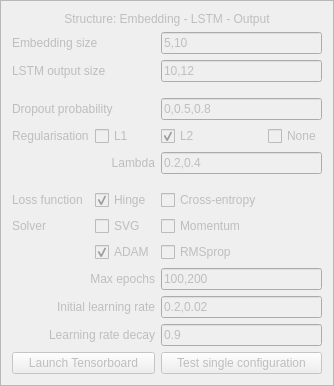
                <widget class="QFrame" name="lstmFrame">
                 <property name="enabled">
                  <bool>false</bool>
                 </property>
                 <property name="sizePolicy">
                  <sizepolicy hsizetype="Maximum" vsizetype="Expanding">
                   <horstretch>0</horstretch>
                   <verstretch>0</verstretch>
                  </sizepolicy>
                 </property>
                 <property name="frameShape">
                  <enum>QFrame::StyledPanel</enum>
                 </property>
                 <property name="frameShadow">
                  <enum>QFrame::Raised</enum>
                 </property>
                 <layout class="QGridLayout" name="gridLayout_28">
                  <item row="2" column="0" colspan="2">
                   <widget class="QLabel" name="label_49">
                    <property name="sizePolicy">
                     <sizepolicy hsizetype="Preferred" vsizetype="Minimum">
                      <horstretch>0</horstretch>
                      <verstretch>0</verstretch>
                     </sizepolicy>
                    </property>
                    <property name="text">
                     <string>LSTM output size</string>
                    </property>
                    <property name="wordWrap">
                     <bool>true</bool>
                    </property>
                   </widget>
                  </item>
                  <item row="23" column="0" colspan="2">
                   <widget class="QPushButton" name="lstmTBbutton">
                    <property name="text">
                     <string>Launch Tensorboard</string>
                    </property>
                   </widget>
                  </item>
                  <item row="22" column="0" colspan="2">
                   <widget class="QLabel" name="label_73">
                    <property name="text">
                     <string>Learning rate decay</string>
                    </property>
                    <property name="alignment">
                     <set>Qt::AlignRight|Qt::AlignTrailing|Qt::AlignVCenter</set>
                    </property>
                   </widget>
                  </item>
                  <item row="4" column="0" colspan="2">
                   <widget class="QLabel" name="label_69">
                    <property name="text">
                     <string>Dropout probability</string>
                    </property>
                   </widget>
                  </item>
                  <item row="18" column="2" colspan="2">
                   <widget class="QCheckBox" name="lstmrmsBox">
                    <property name="text">
                     <string>RMSprop</string>
                    </property>
                   </widget>
                  </item>
                  <item row="9" column="1">
                   <widget class="QCheckBox" name="lstmL1Box">
                    <property name="text">
                     <string>L1</string>
                    </property>
                   </widget>
                  </item>
                  <item row="2" column="2" colspan="2">
                   <widget class="QLineEdit" name="lstmHList">
                    <property name="sizePolicy">
                     <sizepolicy hsizetype="Preferred" vsizetype="Minimum">
                      <horstretch>0</horstretch>
                      <verstretch>0</verstretch>
                     </sizepolicy>
                    </property>
                    <property name="text">
                     <string>10,12</string>
                    </property>
                   </widget>
                  </item>
                  <item row="16" column="2">
                   <widget class="QCheckBox" name="lstmentropyBox">
                    <property name="text">
                     <string>Cross-entropy</string>
                    </property>
                   </widget>
                  </item>
                  <item row="9" column="3">
                   <widget class="QCheckBox" name="lstmnoneBox">
                    <property name="text">
                     <string>None</string>
                    </property>
                   </widget>
                  </item>
                  <item row="11" column="1">
                   <widget class="QLabel" name="label_72">
                    <property name="text">
                     <string>Lambda</string>
                    </property>
                    <property name="alignment">
                     <set>Qt::AlignRight|Qt::AlignTrailing|Qt::AlignVCenter</set>
                    </property>
                   </widget>
                  </item>
                  <item row="11" column="2" colspan="2">
                   <widget class="QLineEdit" name="lstmLambdaList">
                    <property name="text">
                     <string>0.2,0.4</string>
                    </property>
                   </widget>
                  </item>
                  <item row="9" column="0">
                   <widget class="QLabel" name="label_71">
                    <property name="sizePolicy">
                     <sizepolicy hsizetype="Maximum" vsizetype="Preferred">
                      <horstretch>0</horstretch>
                      <verstretch>0</verstretch>
                     </sizepolicy>
                    </property>
                    <property name="text">
                     <string>Regularisation</string>
                    </property>
                   </widget>
                  </item>
                  <item row="22" column="2" colspan="2">
                   <widget class="QLineEdit" name="lstmDecayList">
                    <property name="text">
                     <string>0.9</string>
                    </property>
                   </widget>
                  </item>
                  <item row="16" column="0">
                   <widget class="QLabel" name="label_68">
                    <property name="text">
                     <string>Loss function</string>
                    </property>
                   </widget>
                  </item>
                  <item row="17" column="0">
                   <widget class="QLabel" name="label_70">
                    <property name="text">
                     <string>Solver</string>
                    </property>
                   </widget>
                  </item>
                  <item row="4" column="2" colspan="2">
                   <widget class="QLineEdit" name="lstmDropoutList">
                    <property name="text">
                     <string>0,0.5,0.8</string>
                    </property>
                   </widget>
                  </item>
                  <item row="17" column="1">
                   <widget class="QCheckBox" name="lstmsvgBox">
                    <property name="text">
                     <string>SVG</string>
                    </property>
                   </widget>
                  </item>
                  <item row="15" column="1">
                   <spacer name="verticalSpacer_23">
                    <property name="orientation">
                     <enum>Qt::Vertical</enum>
                    </property>
                    <property name="sizeHint" stdset="0">
                     <size>
                      <width>20</width>
                      <height>10</height>
                     </size>
                    </property>
                   </spacer>
                  </item>
                  <item row="18" column="1">
                   <widget class="QCheckBox" name="lstmadamBox">
                    <property name="text">
                     <string>ADAM</string>
                    </property>
                    <property name="checked">
                     <bool>true</bool>
                    </property>
                   </widget>
                  </item>
                  <item row="16" column="1">
                   <widget class="QCheckBox" name="lstmhingeBox">
                    <property name="text">
                     <string>Hinge</string>
                    </property>
                    <property name="checked">
                     <bool>true</bool>
                    </property>
                   </widget>
                  </item>
                  <item row="19" column="2" colspan="2">
                   <widget class="QLineEdit" name="lstmEpochsList">
                    <property name="text">
                     <string>100,200</string>
                    </property>
                   </widget>
                  </item>
                  <item row="19" column="0" colspan="2">
                   <widget class="QLabel" name="label_47">
                    <property name="text">
                     <string>Max epochs</string>
                    </property>
                    <property name="alignment">
                     <set>Qt::AlignRight|Qt::AlignTrailing|Qt::AlignVCenter</set>
                    </property>
                   </widget>
                  </item>
                  <item row="17" column="2" colspan="2">
                   <widget class="QCheckBox" name="lstmmomentumBox">
                    <property name="text">
                     <string>Momentum</string>
                    </property>
                   </widget>
                  </item>
                  <item row="9" column="2">
                   <widget class="QCheckBox" name="lstmL2Box">
                    <property name="text">
                     <string>L2</string>
                    </property>
                    <property name="checked">
                     <bool>true</bool>
                    </property>
                   </widget>
                  </item>
                  <item row="23" column="2" colspan="2">
                   <widget class="QPushButton" name="lstmTestButton">
                    <property name="cursor">
                     <cursorShape>ArrowCursor</cursorShape>
                    </property>
                    <property name="toolTip">
                     <string>Trains the network for a single configuration of hyperparameters (select only one per category) and launches a Tensorboard to show detailed metrics during training</string>
                    </property>
                    <property name="whatsThis">
                     <string comment="Trains the network for a single configuration of hyperparameters (select only one per category) and launches a Tensorboard to show detailed metrics during training"/>
                    </property>
                    <property name="accessibleDescription">
                     <string comment="Trains the network for a single configuration of hyperparameters (select only one per category) and launches a Tensorboard to show detailed metrics during training" extracomment="Trains the network for a single configuration of hyperparameters (select only one per category) and launches a Tensorboard to show detailed metrics during training"/>
                    </property>
                    <property name="text">
                     <string>Test single configuration</string>
                    </property>
                   </widget>
                  </item>
                  <item row="21" column="0" colspan="2">
                   <widget class="QLabel" name="label_74">
                    <property name="text">
                     <string>Initial learning rate</string>
                    </property>
                    <property name="alignment">
                     <set>Qt::AlignRight|Qt::AlignTrailing|Qt::AlignVCenter</set>
                    </property>
                   </widget>
                  </item>
                  <item row="21" column="2" colspan="2">
                   <widget class="QLineEdit" name="lstmLrList">
                    <property name="text">
                     <string>0.2,0.02</string>
                    </property>
                   </widget>
                  </item>
                  <item row="0" column="0" colspan="4">
                   <widget class="QLabel" name="label_80">
                    <property name="text">
                     <string>Structure: Embedding - LSTM - Output</string>
                    </property>
                    <property name="alignment">
                     <set>Qt::AlignCenter</set>
                    </property>
                   </widget>
                  </item>
                  <item row="1" column="2" colspan="2">
                   <widget class="QLineEdit" name="lstmEList">
                    <property name="text">
                     <string>5,10</string>
                    </property>
                   </widget>
                  </item>
                  <item row="1" column="0" colspan="2">
                   <widget class="QLabel" name="label_79">
                    <property name="text">
                     <string>Embedding size</string>
                    </property>
                   </widget>
                  </item>
                  <item row="3" column="2">
                   <spacer name="verticalSpacer_25">
                    <property name="orientation">
                     <enum>Qt::Vertical</enum>
                    </property>
                    <property name="sizeType">
                     <enum>QSizePolicy::Fixed</enum>
                    </property>
                    <property name="sizeHint" stdset="0">
                     <size>
                      <width>20</width>
                      <height>10</height>
                     </size>
                    </property>
                   </spacer>
                  </item>
                 </layout>
                </widget>
